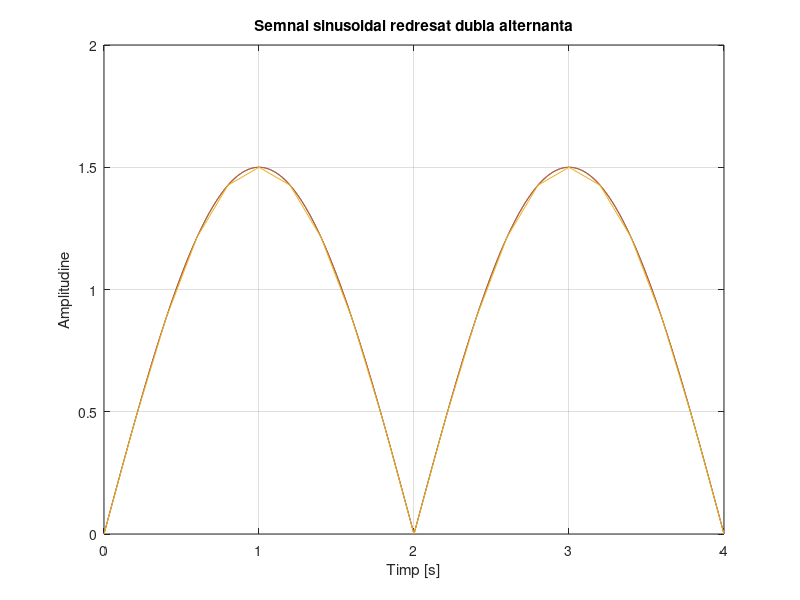

The MATLAB script that drew this image:
%Ex5
%Cazul 1- 2ms
t = 0:0.002:4; %timpul de la 0 la perioada de 4s
x = 1.5*sin(2*pi*1/4*t); %se genereaza un semnal sinusoidal
for i = 1:length(x) 
    if x(i)<0
        x(i)=-x(i);
    end
end
plot(t,x)
axis([0 4 0 2]) %valorile care se vizualizeaza pe abscisa si pe ordonata
title('Semnal sinusoidal redresat dubla alternanta'),xlabel('Timp [s]'),ylabel('Amplitudine'),grid 

%Cazul 2- 20ms
t = 0:0.02:4; %timpul de la 0 la perioada de 4s
x = 1.5*sin(2*pi*1/4*t); %se genereaza un semnal sinusoidal
for i = 1:length(x) 
    if x(i)<0
        x(i)=-x(i);
    end
end
hold on
plot(t,x)

%Cazul 3- 200ms
t = 0:0.2:4; %timpul de la 0 la perioada de 4s
x = 1.5*sin(2*pi*1/4*t); %se genereaza un semnal sinusoidal
for i = 1:length(x) 
    if x(i)<0
        x(i)=-x(i);
    end
end
hold on
plot(t,x)